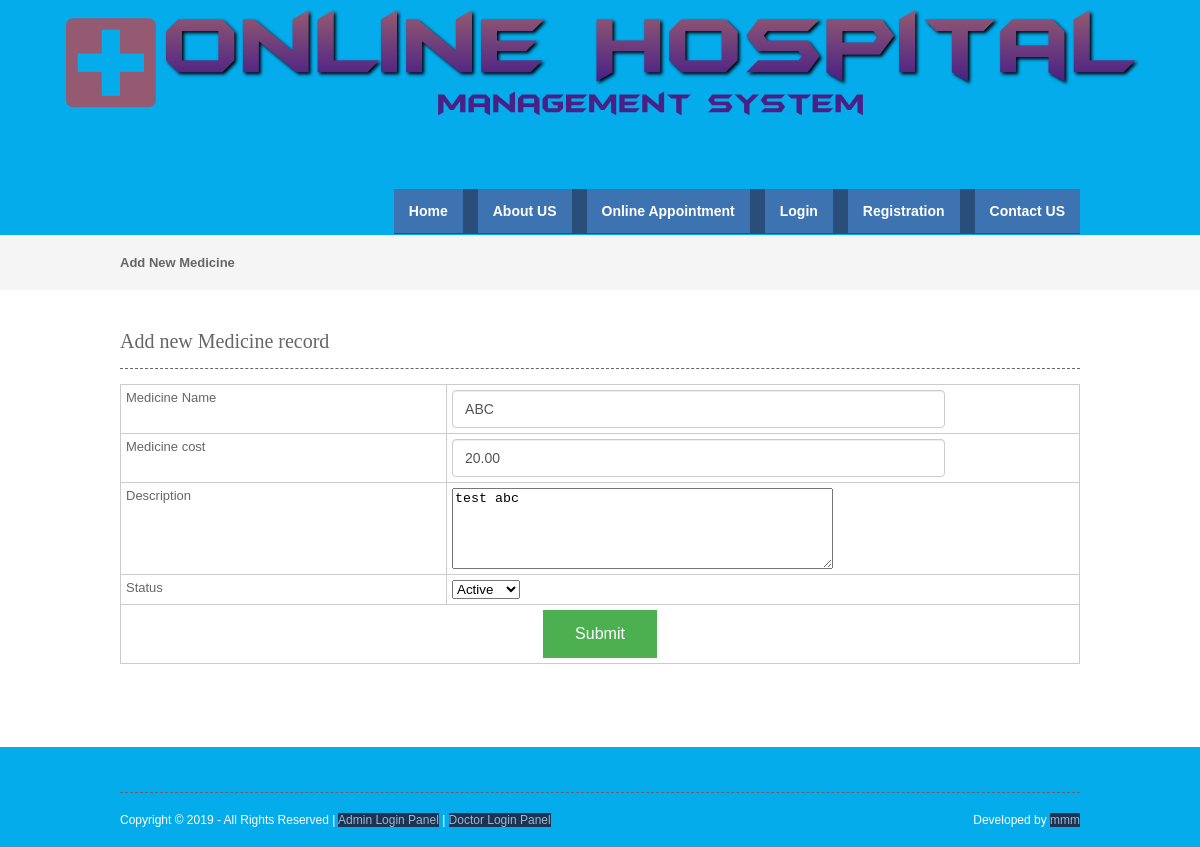
Page /medicine.php?editid=1 on the committed database.
### tables this page shows
CREATE TABLE `medicine` (
  `medicineid` int(10) NOT NULL,
  `medicinename` varchar(25) NOT NULL,
  `medicinecost` float(10,2) NOT NULL,
  `description` text NOT NULL,
  `status` varchar(10) NOT NULL
);

### medicine.php (the view, shortened to what this page needs)
<?php
include("header.php");
include("dbconnection.php");
if(isset($_GET[editid]))
{
	$sql="SELECT * FROM medicine WHERE medicineid='$_GET[editid]' ";
	$qsql = mysqli_query($con,$sql);
	$rsedit = mysqli_fetch_array($qsql);
}
?>
<div class="wrapper col2">
  <div id="breadcrumb">
    <ul>
      <li class="first">Add New Medicine </li></ul>
  </div>
</div>
<div class="wrapper col4">
  <div id="container">
    <h1>Add new Medicine record</h1>
    <form method="post" action="" name="frmmedicine" onSubmit="return validateform()">
    <table width="418" border="3">
      <tbody>
        <tr>
          <td width="34%">Medicine Name</td>
          <td width="66%"><input type="text" name="medicinename" id="medicinename" value="<?php echo $rsedit[medicinename]; ?>" /></td>
        </tr>
        <tr>
          <td width="34%">Medicine cost</td>
          <td width="66%"><input type="text" name="medicinecost" id="medicinecost" value="<?php echo $rsedit[medicinecost]; ?>" /></td>
        </tr>
        <tr>
          <td>Description</td>
          <td><textarea name="description" id="description" cols="45" rows="5"><?php echo $rsedit[description] ; ?></textarea></td>
        </tr>
        <tr>
          <td>Status</td>
          <td> <select name="status" id="status">
            <?php
		  $arr = array("Active","Inactive");
		  foreach($arr as $val)
		  {
			  if($val == $rsedit[status])
			  {
			  echo "<option value='$val' selected>$val</option>";
			  }
			  else
			  {
				  echo "<option value='$val'>$val</option>";
			  }
		  }
		  ?>
            </select></td>
        </tr>
        <tr>
          <td colspan="2" align="center"><input type="submit" name="submit" id="submit" value="Submit" /></td>
        </tr>
      </tbody>
    </table>
    </form>
    <p>&nbsp;</p>
  </div>
</div>
<?php
include("footer.php");
?>

### layout/styles/layout.css (style rules this page uses)
html { overflow-y:scroll; }
body { margin:0; padding:0; font-size:13px; font-family:verdana, Arial, Helvetica, sans-serif; color:#FFFFFF; background-color:#4F473A; }
div.wrapper { display:block; width:100%; margin:0; text-align:left; }
.col2 { color:#666666; background-color:#F5F5F5; }
.col3, .col4 { color:#666666; background-color:#FFFFFF; }
#head, #gallery, #breadcrumb, #container, #footer { display:block; position:relative; width:960px; margin:0 auto; }
#breadcrumb { padding:20px 0; }
#breadcrumb ul { margin:0; padding:0; list-style:none; }
#breadcrumb ul li { display:inline; }
#breadcrumb ul li.first { font-weight:bold; }
#container { padding:40px 0; }
#container h1, #container h2, #container h3, #container h4, #container h5, #container h6 { margin:0 0 15px 0; padding:0 0 15px 0; line-height:normal; font-weight:normal; font-size:20px; font-family:Georgia, "Times New Roman", Times, serif; border-bottom:1px dashed #666666; }

### layout/styles/forms.css (style rules this page uses)
form, fieldset, legend { margin:0; padding:0; border:none; }

### layout/styles/tables.css (style rules this page uses)
table { width:100%; border-collapse:collapse; table-layout:auto; vertical-align:top; margin-bottom:15px; border:1px solid #CCCCCC; }
table tbody td { vertical-align:top; border-collapse:collapse; border-left:1px solid #CCCCCC; border-right:1px solid #CCCCCC; }
table thead th, table tbody td { padding:5px; border-collapse:collapse; }

### header.php (style rules this page uses)
input[type=submit] { background-color: #4CAF50; border: none; cursor:pointer; color: white; padding: 15px 32px; text-align: center; text-decoration: none; display: inline-block; font-size: 16px; }
input[type=text] { display: block; width: 75%; height: 24px; padding: 6px 12px; font-size: 14px; line-height: 1.42857143; color: #555; background-color: #fff; background-image: none; border: 1px solid #ccc; border-radius: 4px; -webkit-box-shadow: inset 0 1px 1px rgba(0,0,0,.075); box-shadow: inset 0 1px 1px rgba(0,0,0,.075); -webkit-transition: border-color ease-in-out .15s,-webkit-box-shadow ease-in-out .15s; -o-transition: border-color ease-in-out .15s,box-shadow ease-in-out .15s; transition: border-color ease-in-out .15s,box-shadow ease-in-out .15s; }

### rows in the picture
medicine: medicinename "ABC", medicinecost "20.00", description "test abc", status "Active"
